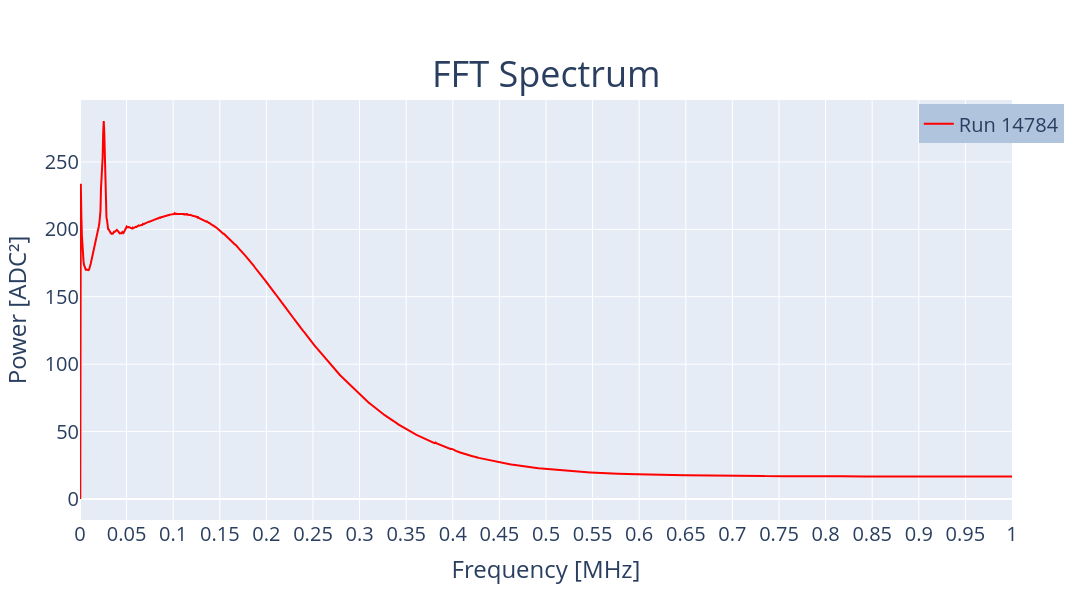

The cell this chart's notebook holds for it:
### Code cell
color = ['red','green','blue']
run_number='14784'
fig = make_subplots(rows=1,cols =1,subplot_titles = ('FFT Spectrum',))
fig.add_trace(go.Scatter(x=freq,y = np.divide(FFTs_list['total'][0:1708],11264-skipped),marker_color = color[0],opacity = 2/(1+1),name = f'Run {run_number}'),row = 1, col = 1)
fig.update_xaxes(title_text = "Frequency [MHz]",row = 1, col = 1)
fig.update_yaxes(title_text = "Power [ADC\u00b2]",row = 1, col = 1)
fig.update_layout(xaxis = dict(tickmode = 'linear',dtick = .05,range= [0,1]))
fig.update_layout(height = 600, width = 1800,showlegend = True)
fig.update_annotations(font_size=36)
fig
fig.update_layout(font = dict(size=20),legend=dict(
    yanchor="top",
    y=0.99,
    xanchor="left",
    x=0.9,
    bgcolor="LightSteelBlue",
        bordercolor="Black",
))

fig.add_annotation(dict(font = dict(size = 25,color="Black",)),xshift= 700,yshift=120,text = f"SBND Preliminary<br>TPC Data",showarrow = False)
fig.write_image(f'/Users/danielcarber/Documents/SBND/Noise Analysis/Plots/SBND_TPC_FFT.png')
fig.show()

### Figure 1 — Plotly figure (JSON) as saved in the notebook; plotly's stock layout.template omitted (floating-point values rounded to 4 significant figures; data arrays with more than 128 entries replaced by an {"elided": "..."} marker saying what was removed)
{"data": [{"marker": {"color": "red"}, "name": "Run 14784", "opacity": 1, "type": "scatter", "x": {"elided": "1708 float values"}, "xaxis": "x", "y": {"elided": "1708 float values"}, "yaxis": "y"}], "layout": {"annotations": [{"font": {"size": 36}, "showarrow": false, "text": "FFT Spectrum", "x": 0.5, "xanchor": "center", "xref": "paper", "y": 1, "yanchor": "bottom", "yref": "paper"}, {"font": {"color": "Black", "size": 25}, "showarrow": false, "text": "SBND Preliminary<br>TPC Data", "xshift": 700, "yshift": 120}], "font": {"size": 20}, "height": 600, "legend": {"bgcolor": "LightSteelBlue", "bordercolor": "Black", "x": 0.9, "xanchor": "left", "y": 0.99, "yanchor": "top"}, "showlegend": true, "width": 1800, "xaxis": {"anchor": "y", "domain": [0, 1], "dtick": 0.05, "range": [0, 1], "tickmode": "linear", "title": {"text": "Frequency [MHz]"}}, "yaxis": {"anchor": "x", "domain": [0, 1], "title": {"text": "Power [ADC²]"}}}}
